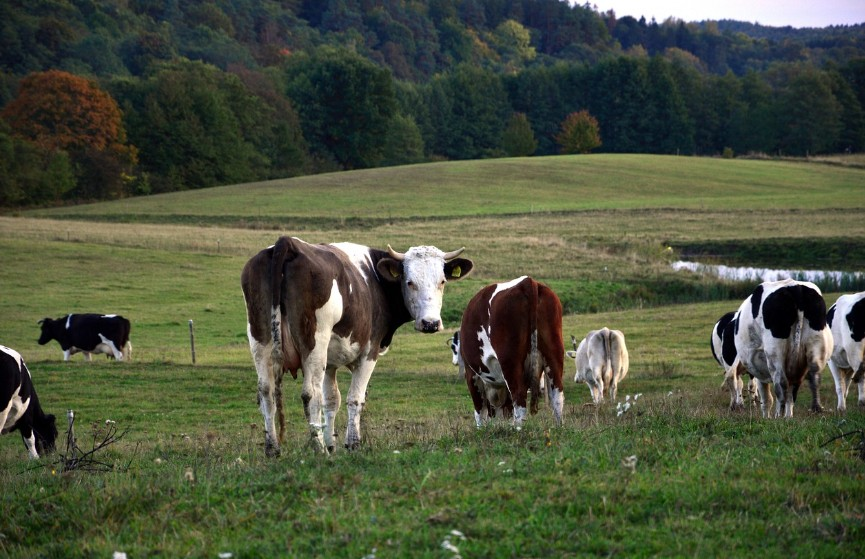
#> input picture Recursos/Prueba1.jpg, 865 x 559 px, found by its file name
$ python Cifrado_imagen.py
#> lines starting #> are read from the running program, lines starting #| are printed output that depends on the picture
import numpy as np
import cv2
from scipy.fftpack import dct, idct, fft, ifft
from PIL import Image

def transformacion_arnold(imagen, a, k, inversa=False):
    """
    Transformación de Arnold (Cat Map)

    Args:
        imagen: numpy array
        a: parámetro de Arnold
        k: número de iteraciones
        inversa: True para descifrado
    """
    n, m = imagen.shape
    resultado = imagen.copy()

    es_cuadrada = (n == m)

    if inversa:
        for _ in range(k):
            temp = np.zeros_like(resultado)
            if es_cuadrada:
                for x in range(n):
                    for y in range(m):
                        x_new = ((a + 1) * x - y) % n
                        y_new = (-a * x + y) % m
                        temp[x_new, y_new] = resultado[x, y]
            else:
                for x in range(n):
                    for y in range(m):
                        x_new = (y - a * x) % n
                        y_new = x % m
                        temp[x_new, y_new] = resultado[x, y]
            resultado = temp
    else:
        for _ in range(k):
            temp = np.zeros_like(resultado)
            if es_cuadrada:
                for x in range(n):
                    for y in range(m):
                        x_new = (x + y) % n
                        y_new = (a * x + (a + 1) * y) % m
                        temp[x_new, y_new] = resultado[x, y]
            else:
                for x in range(n):
                    for y in range(m):
                        x_new = y % n
                        y_new = (x + a * y) % m
                        temp[x_new, y_new] = resultado[x, y]
            resultado = temp

    return resultado


def frdct_2d(imagen, alpha):
    """
    Fractional DCT 2D

    Args:
        imagen: numpy array
        alpha: orden fraccional (0.0 - 2.0)
    """
    # DCT estándar
    dct_result = dct(dct(imagen.T, norm='ortho').T, norm='ortho')

    # Modulación fraccional
    if abs(alpha) > 1e-6:
        N, M = imagen.shape
        u_vals = np.arange(N).reshape(-1, 1)
        v_vals = np.arange(M).reshape(1, -1)

        phase_u = alpha * u_vals / (2 * N)
        phase_v = alpha * v_vals / (2 * M)
        modulation = np.exp(-1j * np.pi * (phase_u + phase_v))

        dct_result = np.real(dct_result * modulation)

    return dct_result


def frdct_inversa_2d(matriz, alpha):
    """Inversa de FrDCT 2D"""
    matriz_proc = matriz.copy()

    # Demodulación
    if abs(alpha) > 1e-6:
        N, M = matriz.shape
        u_vals = np.arange(N).reshape(-1, 1)
        v_vals = np.arange(M).reshape(1, -1)

        phase_u = alpha * u_vals / (2 * N)
        phase_v = alpha * v_vals / (2 * M)
        modulation_inv = np.exp(1j * np.pi * (phase_u + phase_v))

        matriz_proc = np.real(matriz_proc * modulation_inv)

    # IDCT estándar
    resultado = idct(idct(matriz_proc.T, norm='ortho').T, norm='ortho')

    return resultado


def dost_2d(imagen):
    """
    Discrete Orthonormal Stockwell Transform 2D
    Basada en la transformada de Stockwell con normalización ortogonal

    Args:
        imagen: numpy array 2D

    Returns:
        Matriz DOST 2D (compleja)
    """
    N, M = imagen.shape

    # FFT 2D
    fft_imagen = np.fft.fft2(imagen)

    # Stockwell Transform simplificada
    # Crear ventana Gaussiana en frecuencia
    u = np.fft.fftfreq(N).reshape(-1, 1)
    v = np.fft.fftfreq(M).reshape(1, -1)

    # Evitar división por cero
    sigma_u = np.where(np.abs(u) > 1e-10, 1 / (2 * np.pi * np.abs(u)), 1.0)
    sigma_v = np.where(np.abs(v) > 1e-10, 1 / (2 * np.pi * np.abs(v)), 1.0)

    # Ventana Gaussiana 2D
    ventana = np.exp(-2 * np.pi**2 * ((u**2 * sigma_u**2) + (v**2 * sigma_v**2)))

    # Aplicar ventana en dominio de frecuencia
    dost_result = fft_imagen * ventana

    # Normalización ortogonal
    dost_result = dost_result / np.sqrt(N * M)

    return dost_result


def dost_inversa_2d(matriz_dost):
    """
    Inversa de DOST 2D

    Args:
        matriz_dost: matriz compleja DOST

    Returns:
        Imagen reconstruida (real)
    """
    N, M = matriz_dost.shape

    # Desnormalizar
    matriz_proc = matriz_dost * np.sqrt(N * M)

    # Crear ventana inversa
    u = np.fft.fftfreq(N).reshape(-1, 1)
    v = np.fft.fftfreq(M).reshape(1, -1)

    sigma_u = np.where(np.abs(u) > 1e-10, 1 / (2 * np.pi * np.abs(u)), 1.0)
    sigma_v = np.where(np.abs(v) > 1e-10, 1 / (2 * np.pi * np.abs(v)), 1.0)

    ventana = np.exp(-2 * np.pi**2 * ((u**2 * sigma_u**2) + (v**2 * sigma_v**2)))

    # Evitar división por cero en la ventana
    ventana_inv = np.where(np.abs(ventana) > 1e-10, 1 / ventana, 1.0)

    # Remover ventana
    fft_recuperado = matriz_proc * ventana_inv

    # IFFT 2D
    imagen_recuperada = np.fft.ifft2(fft_recuperado)

    return np.real(imagen_recuperada)


# [18 lines left out: function comprimir_dct, not called in this run]


def cifrar_imagen_arnold_frdct(imagen_pil, a=2, k=5, alpha=0.5, porcentaje_compresion=2.0):
    """
    Cifrado completo: FrDCT + DOST + Arnold (mantiene RGB)

    Args:
        imagen_pil: PIL Image o numpy array
        a: parámetro Arnold
        k: iteraciones Arnold
        alpha: orden fraccional FrDCT
        porcentaje_compresion: % de coefs DCT a eliminar (ya no se usa, mantenido por compatibilidad)

    Returns:
        dict con resultados del cifrado
    """
    # Convertir a numpy manteniendo RGB
    if isinstance(imagen_pil, Image.Image):
        imagen_original = np.array(imagen_pil.convert('RGB'))
    else:
        imagen_original = imagen_pil
        if len(imagen_original.shape) == 2:
            # Si es escala de grises, convertir a RGB
            imagen_original = np.stack([imagen_original] * 3, axis=-1)

    print(f"\n=== PROCESO DE CIFRADO ===")
    print(f"Transformadas: FrDCT → DOST → Arnold")
    print(f"Parámetros: a={a}, k={k}, α={alpha}")
    print(f"Canales: RGB (3 canales)")

    # Procesar cada canal RGB por separado
    matrices_dost = []
    matrices_frdct = []
    imagenes_arnold = []

    for canal_idx in range(3):
        canal = imagen_original[:, :, canal_idx]

        # PASO 1: FrDCT
        imagen_norm = canal.astype(np.float64) / 255.0
        matriz_frdct = frdct_2d(imagen_norm, alpha)
        matrices_frdct.append(matriz_frdct)

        # PASO 2: DOST
        matriz_dost = dost_2d(matriz_frdct)
        matrices_dost.append(matriz_dost)

        # PASO 3: Arnold Transform
        magnitud_dost = np.abs(matriz_dost)
        magnitud_norm = (magnitud_dost - magnitud_dost.min())
        if magnitud_norm.max() > 0:
            magnitud_norm = (magnitud_norm / magnitud_norm.max() * 255).astype(np.uint8)
        else:
            magnitud_norm = magnitud_norm.astype(np.uint8)

        imagen_arnold = transformacion_arnold(magnitud_norm, a, k, inversa=False)
        imagenes_arnold.append(imagen_arnold)

    print(f"\n✓ FrDCT completado (3 canales)")
    print(f"✓ DOST completado (3 canales)")
    print(f"✓ Arnold completado ({k} iteraciones, 3 canales)")

    # Combinar canales Arnold para visualización
    imagen_arnold_rgb = np.stack(imagenes_arnold, axis=-1)

    print("\n✓ CIFRADO COMPLETADO")

    return {
        'original': imagen_original,
        'frdct': matrices_frdct,
        'dost': matrices_dost,
        'arnold': imagen_arnold_rgb,
        'matriz_frdct': matrices_dost,  # Lista de matrices DOST (una por canal)
        'cifrada_visual': imagen_arnold_rgb,
        'coef_eliminados': 0.0,
        'parametros': {'a': a, 'k': k, 'alpha': alpha}
    }


def descifrar_imagen_arnold_frdct(matrices_cifradas, a, k, alpha):
    """
    Descifrado completo: Arnold⁻¹ → DOST⁻¹ → FrDCT⁻¹ (mantiene RGB)

    Args:
        matrices_cifradas: lista de matrices cifradas DOST (una por canal RGB)
        a, k, alpha: parámetros de cifrado

    Returns:
        imagen descifrada RGB (numpy array)
    """
    print(f"\n=== PROCESO DE DESCIFRADO ===")
    print(f"Transformadas: Arnold⁻¹ → DOST⁻¹ → FrDCT⁻¹")
    print(f"Parámetros: a={a}, k={k}, α={alpha}")
    print(f"Canales: RGB (3 canales)")

    # Verificar si es lista de matrices o matriz única (compatibilidad)
    if not isinstance(matrices_cifradas, list):
        # Si es una sola matriz, procesarla en escala de grises
        matriz_dost = matrices_cifradas
        matrices_dost = [matriz_dost]
        modo_gris = True
    else:
        matrices_dost = matrices_cifradas
        modo_gris = False

    canales_descifrados = []

    for canal_idx, matriz_dost in enumerate(matrices_dost):
        # PASO 1: Arnold inverso no se aplica aquí
        # (Arnold se aplicó sobre magnitud, pero DOST está intacto)

        # PASO 2: DOST inversa
        matriz_frdct = dost_inversa_2d(matriz_dost)

        # PASO 3: FrDCT inversa
        imagen_desc_norm = frdct_inversa_2d(matriz_frdct, alpha)

        # Desnormalizar
        canal_descifrado = np.clip(imagen_desc_norm * 255.0, 0, 255).astype(np.uint8)
        canales_descifrados.append(canal_descifrado)

    print(f"\n✓ Arnold inverso completado ({k} iteraciones, {len(matrices_dost)} canales)")
    print(f"✓ DOST inversa completado ({len(matrices_dost)} canales)")
    print(f"✓ FrDCT inversa completado ({len(matrices_dost)} canales)")

    # Combinar canales
    if modo_gris and len(canales_descifrados) == 1:
        imagen_descifrada = canales_descifrados[0]
    else:
        imagen_descifrada = np.stack(canales_descifrados, axis=-1)

    print("\n✓ DESCIFRADO COMPLETADO")

    return imagen_descifrada


# Funciones wrapper para Streamlit
# [10 lines left out: functions cifrar_frdct, descifrar_frdct, not called in this run]


if __name__ == "__main__":
    import sys

    ruta = sys.argv[1] if len(sys.argv) > 1 else "Recursos/Prueba1.jpg"

    img = Image.open(ruta)
#> img is the input picture: PIL image 865x559 RGB; mean R, G, B 76.3, 83.4, 61.5
    print(f"Cifrando: {ruta}")

    # Cifrar
    resultado = cifrar_imagen_arnold_frdct(img, a=2, k=5, alpha=0.5)
#> the loop in cifrar_imagen_arnold_frdct, `for canal_idx in range(3):` made 3 passes
#> pass 1, in cifrar_imagen_arnold_frdct, `canal = imagen_original[:, :, canal_idx]`:
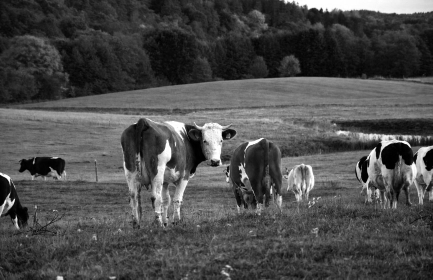
#> canal: shape (559, 865) (shown at 1/2 size); min 0, max 255, mean 76.3
#> after the loop in cifrar_imagen_arnold_frdct, `for canal_idx in range(3):`:
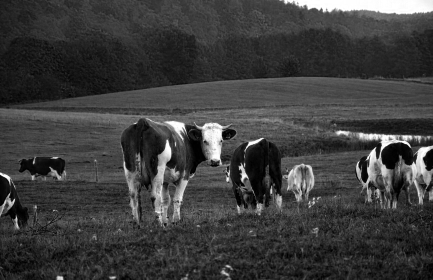
#> imagen_norm: shape (559, 865) float64 (shown at 1/2 size); min 0, max 1, mean 0.241
#> after the loop in cifrar_imagen_arnold_frdct, `for canal_idx in range(3):`:
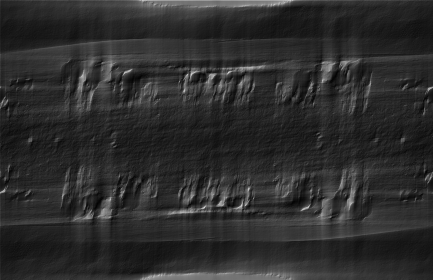
#> magnitud_norm: shape (559, 865) (shown at 1/2 size); min 0, max 255, mean 45.1
#> after the loop in cifrar_imagen_arnold_frdct, `for canal_idx in range(3):`: imagenes_arnold = 3 items
#> in cifrar_imagen_arnold_frdct, `imagen_arnold_rgb = np.stack(imagenes_arnold, axis=-1)`:
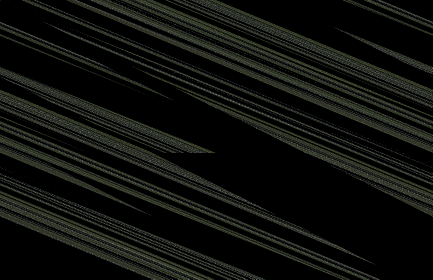
#> imagen_arnold_rgb: shape (559, 865, 3) (shown at 1/2 size); mean of channels 0, 1, 2 15.3, 16.8, 13.4; drawn as R, G, B
#> resultado = 8 items

    # Descifrar
    img_desc = descifrar_imagen_arnold_frdct(
        resultado['matriz_frdct'],
        a=2, k=5, alpha=0.5
    )
#> in descifrar_imagen_arnold_frdct, `matrices_dost = matrices_cifradas`: matrices_dost = 3 items
#> the loop in descifrar_imagen_arnold_frdct, `for canal_idx, matriz_dost in enumerate(matrices_dost):` made 3 passes
#> pass 1, in dost_inversa_2d, `ventana = np.exp(-2 * np.pi**2 * ((u**2 * sigma_u**2) + (v**2 * sigma_..`:
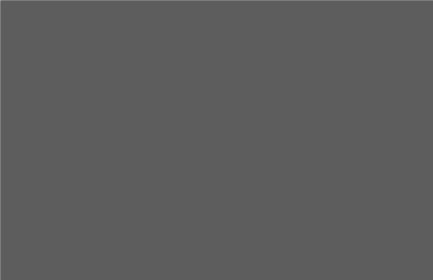
#> ventana: shape (559, 865) float64 (shown at 1/2 size); min 0.368, max 1, mean 0.369
#> pass 1, in dost_inversa_2d, `ventana_inv = np.where(np.abs(ventana) > 1e-10, 1 / ventana, 1.0)`:
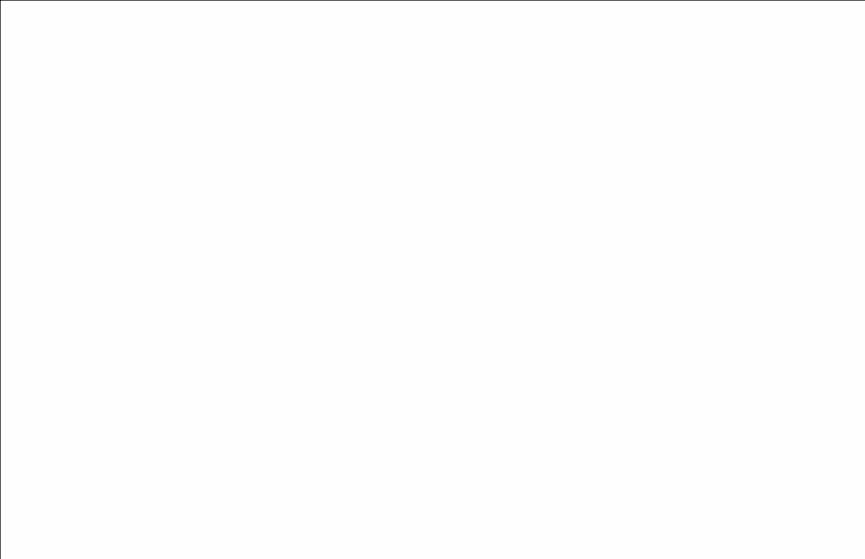
#> ventana_inv: shape (559, 865) float64; min 1, max 2.72, mean 2.72; drawn with min black and max white
#| ✓ Arnold inverso completado (5 iteraciones, 3 canales)
#| ✓ DOST inversa completado (3 canales)
#| ✓ FrDCT inversa completado (3 canales)

    # Calcular MSE
    mse = np.mean((resultado['original'].astype(float) - img_desc.astype(float)) ** 2)
#> mse = 8.76
    psnr = 10 * np.log10(255**2 / mse) if mse > 0 else float('inf')
#> psnr = 38.7

    print(f"\n📊 MÉTRICAS:")
    print(f"  MSE: {mse:.2f}")
#|   MSE: 8.76
    print(f"  PSNR: {psnr:.2f} dB")
#|   PSNR: 38.70 dB

$ run again, with Recursos/Prueba2.jpg copied over Recursos/Prueba1.jpg
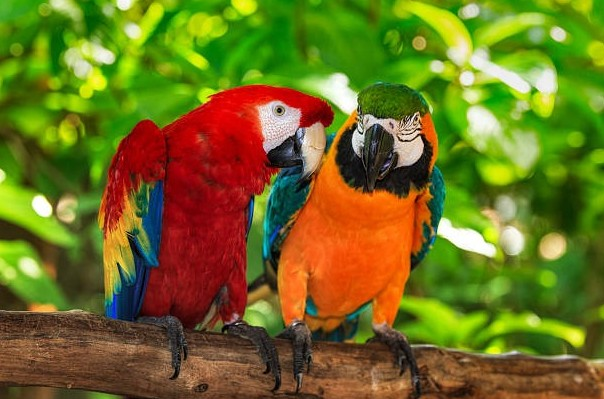
#> input picture Recursos/Prueba2.jpg, 604 x 399 px, found by its file name
#> img is the input picture: PIL image 604x399 RGB; mean R, G, B 111.8, 110.4, 32.2
#> after the loop in cifrar_imagen_arnold_frdct, `for canal_idx in range(3):`:
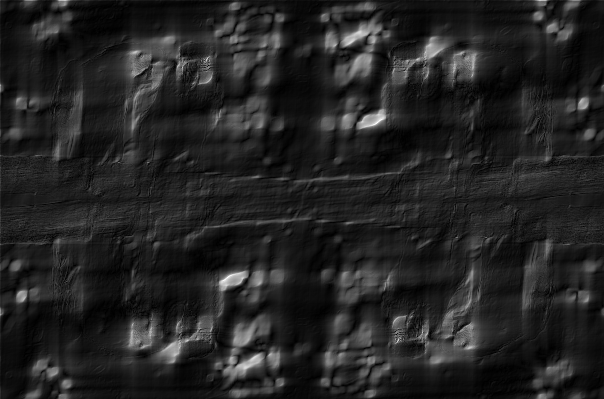
#> magnitud_norm: shape (399, 604); min 0, max 255, mean 35.5
#> after the loop in cifrar_imagen_arnold_frdct, `for canal_idx in range(3):`: imagenes_arnold = 3 items
#> in cifrar_imagen_arnold_frdct, `imagen_arnold_rgb = np.stack(imagenes_arnold, axis=-1)`:
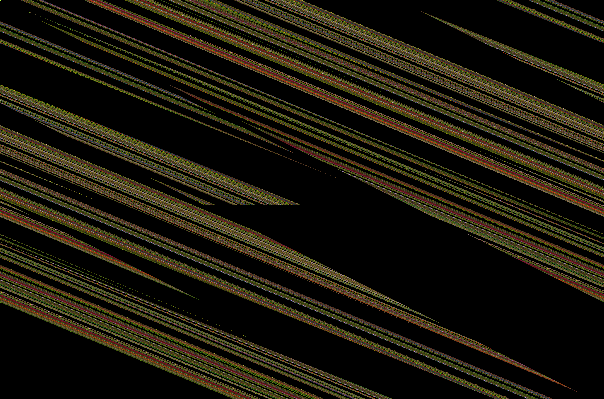
#> imagen_arnold_rgb: shape (399, 604, 3); mean of channels 0, 1, 2 29.5, 25.4, 13.1; drawn as R, G, B
#> resultado = 8 items
#> in descifrar_imagen_arnold_frdct, `matrices_dost = matrices_cifradas`: matrices_dost = 3 items
#> the loop in descifrar_imagen_arnold_frdct, `for canal_idx, matriz_dost in enumerate(matrices_dost):` made 3 passes
#| ✓ Arnold inverso completado (5 iteraciones, 3 canales)
#| ✓ DOST inversa completado (3 canales)
#| ✓ FrDCT inversa completado (3 canales)
#> mse = 8.72
#> psnr = 38.72
#|   MSE: 8.72
#|   PSNR: 38.72 dB

$ run again, with Recursos/Prueba3.jpg copied over Recursos/Prueba1.jpg
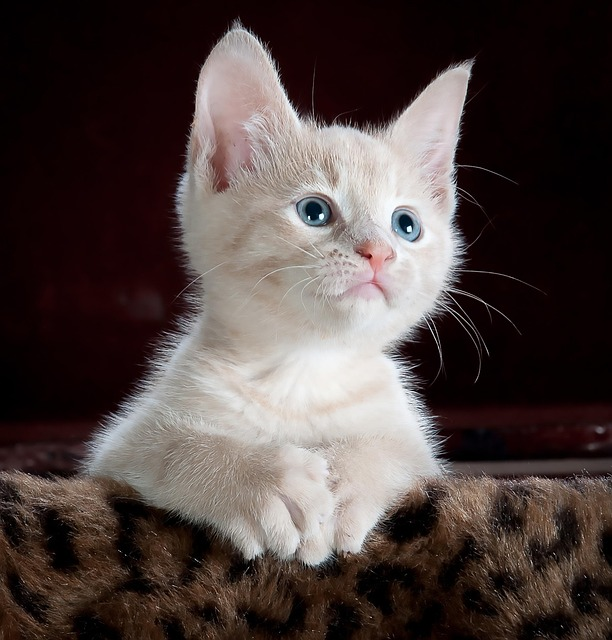
#> input picture Recursos/Prueba3.jpg, 612 x 640 px, found by its file name
#> img is the input picture: PIL image 612x640 RGB; mean R, G, B 78.4, 66.7, 64.2
#> after the loop in cifrar_imagen_arnold_frdct, `for canal_idx in range(3):`:
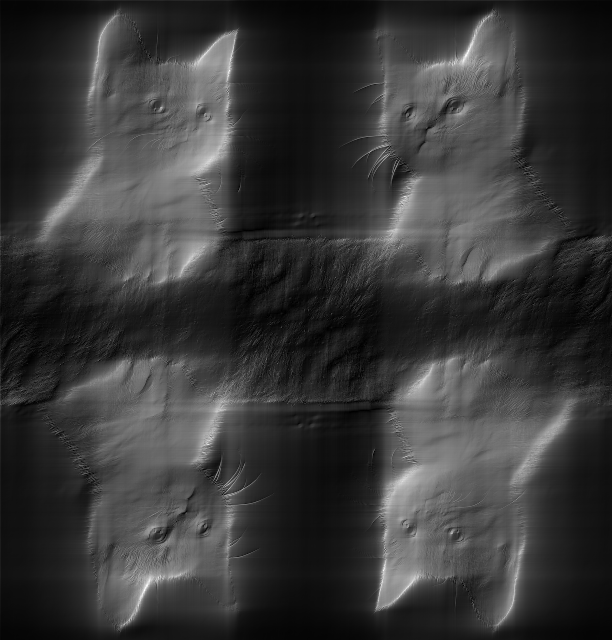
#> magnitud_norm: shape (640, 612); min 0, max 255, mean 56.1
#> after the loop in cifrar_imagen_arnold_frdct, `for canal_idx in range(3):`: imagenes_arnold = 3 items
#> resultado = 8 items
#> in descifrar_imagen_arnold_frdct, `matrices_dost = matrices_cifradas`: matrices_dost = 3 items
#> the loop in descifrar_imagen_arnold_frdct, `for canal_idx, matriz_dost in enumerate(matrices_dost):` made 3 passes
#> pass 1, in dost_inversa_2d, `ventana_inv = np.where(np.abs(ventana) > 1e-10, 1 / ventana, 1.0)`:
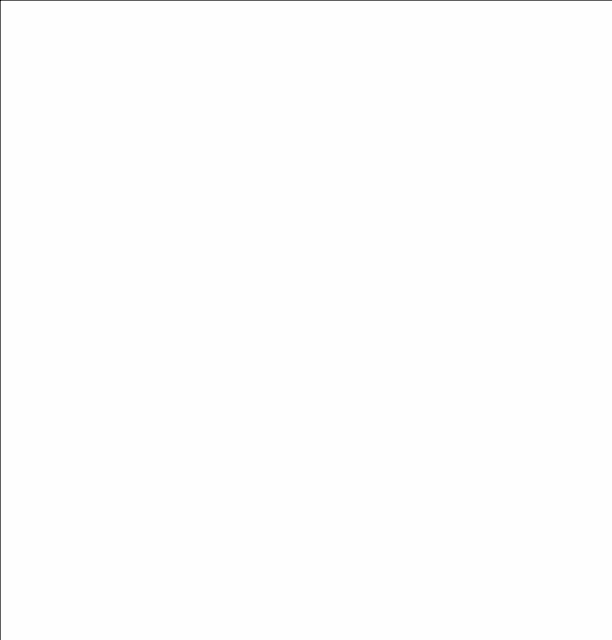
#> ventana_inv: shape (640, 612) float64; min 1, max 2.72, mean 2.71; drawn with min black and max white
#| ✓ Arnold inverso completado (5 iteraciones, 3 canales)
#| ✓ DOST inversa completado (3 canales)
#| ✓ FrDCT inversa completado (3 canales)
#> mse = 24.21
#> psnr = 34.29
#|   MSE: 24.21
#|   PSNR: 34.29 dB
